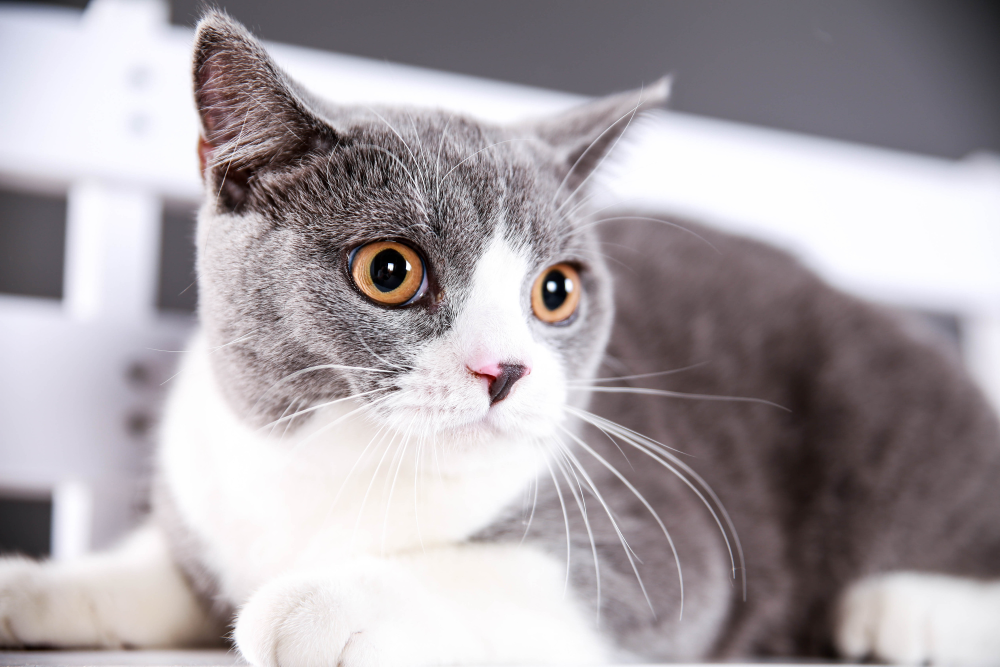
//> input picture 开课吧opencv_demo/cat.jpg, 3000 x 2000 px (shown at 1/3 size)
$ ./histogram   (built with g++ and OpenCV 4)
//> lines starting //> are read from the running program, lines starting //| are printed output that depends on the picture; after the words box and inside, x2 and y2 are one past the last pixel; in counts of white or black regions, pixels touching at a corner belong together
#include <opencv2/opencv.hpp>
#include <iostream>
#include <vector>
using namespace std;
using namespace cv;

Mat histOutImage(Mat hist)
{
    Mat histOutputImg(256, 256, CV_8U, Scalar(255));
    double maxVaule;
    double minValue;
    minMaxLoc(hist, &minValue, &maxVaule);
    int hpt = 0.9 * 256;        // 百分之90 用来放大直方图
    for (int i = 0; i < 256; i++)
    {
        float binVal = hist.at<float>(i);
        int temp = (binVal * hpt / maxVaule);
        line(histOutputImg, Point(i, 256), Point(i, 256 - temp), Scalar::all(0));
    }
    return histOutputImg;
}

int main()
{
    // 灰度图  H-S直方图 RGB 直方图
    Mat srcImg = imread("../cat.jpg");
//> srcImg is the input picture: 2000 rows x 3000 cols, CV_8UC3; mean B, G, R 167.2, 162.8, 169.8
    resize(srcImg, srcImg, Size(600, 600));
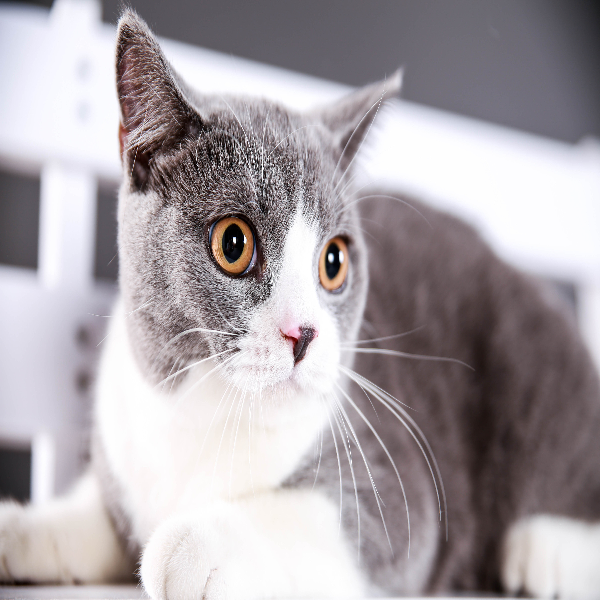
//> srcImg: 600 rows x 600 cols, CV_8UC3; mean B, G, R 167.2, 162.8, 169.8

    Mat grayImg;
    cvtColor(srcImg, grayImg, COLOR_RGB2GRAY);
    // 计算直方图信息
    /*
        void calcHist( const Mat* images, int nimages,
                         const int* channels, InputArray mask,
                         SparseMat& hist, int dims,
                         const int* histSize, const float** ranges,
                         bool uniform = true, bool accumulate = false );
        images     输入的图片组：图片需要拥有相同的大小，相同的颜色深度
        nimages    图像的个数
        channels   需要计算的直方图的通道个数
        mask       可选的掩码，一半不使用时设置为空。掩码图片必须和输入的图片组大小相同。
        hist       输出的直方图信息
        dims       直方图的维数
        histSize   直方图维度大小
        ranges     直方图统计的范围
        uniform    是否进行归一化处理
        accumulate 累计操作，默认不需要
    */

    int channels[1] = { 0 };
    Mat hist;
    int histSize[1] = { 256 };
    float hrange[2] = { 0,255 };
    const float *ranges[1] = { hrange };
    calcHist(&grayImg, 1, channels, Mat(), hist, 1, histSize, ranges);
//> hist = 256 values, max 16015 at index 254, min 0 at index 255, mean 1401.3
    // 绘制直方图

    // 直方图均衡化 将过亮或过暗的图片通过均衡化，细节暴露出来
    Mat equalizeOutImg;
    equalizeHist(grayImg, equalizeOutImg);
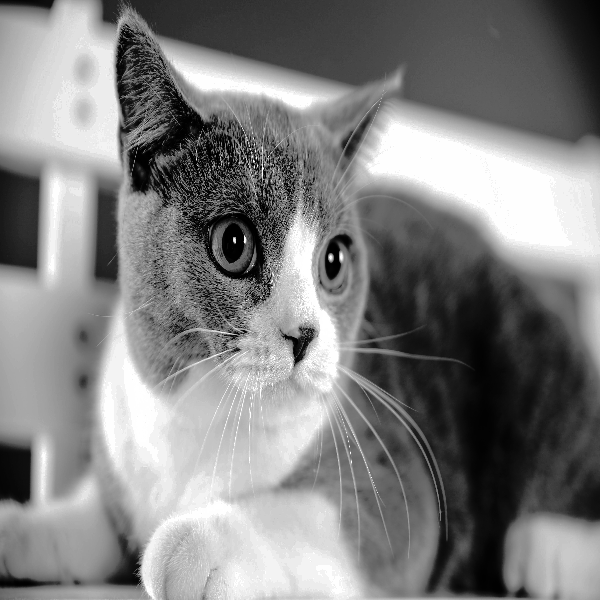
//> equalizeOutImg: 600 rows x 600 cols, CV_8UC1; min 0, max 255, mean 128.6

    Mat outHist;
    calcHist(&equalizeOutImg, 1, channels, Mat(), outHist, 1, histSize, ranges);
//> outHist = 256 values, max 16015 at index 254, min 0 at index 27, mean 1401.3

    // 彩色图均衡化处理
    Mat colorImg;
    vector<Mat> BGR_channels;
    split(srcImg, BGR_channels);    // 将输入的彩色图像srcImg分离成三个独立的单通道图像（B、G、R），并将它们存储在BGR_channels这个vector中
    for (unsigned long i = 0; i < BGR_channels.size(); i++)
    {
        equalizeHist(BGR_channels[i], BGR_channels[i]);
    }
//> this loop made 3 passes

    merge(BGR_channels, colorImg);

    // 直方图匹配
    Mat newSrcImg = imread("../sky.jpg");
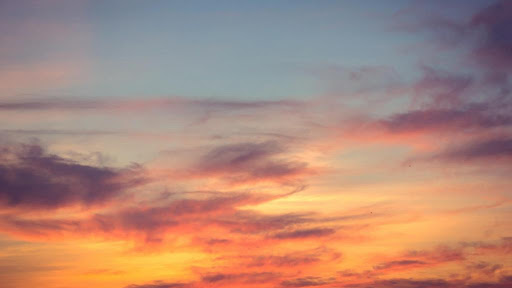
//> input picture 开课吧opencv_demo/sky.jpg, 512 x 288 px
//> newSrcImg is the input picture: 288 rows x 512 cols, CV_8UC3; mean B, G, R 122, 136.8, 175.6
    resize(newSrcImg, newSrcImg, Size(srcImg.rows, srcImg.cols));
//> newSrcImg: 600 rows x 600 cols, CV_8UC3
    Mat newGrayImg;
    cvtColor(newSrcImg, newGrayImg, COLOR_RGB2GRAY);
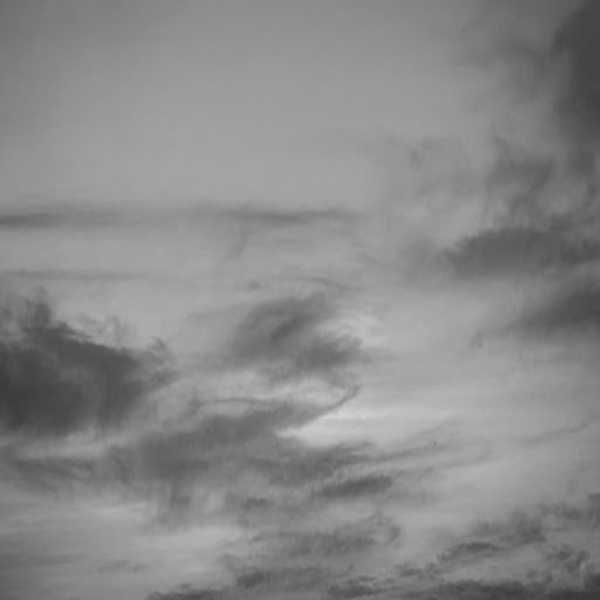
//> newGrayImg: 600 rows x 600 cols, CV_8UC1; min 56, max 212, mean 136.7
    resize(newGrayImg, newGrayImg, Size(srcImg.rows, srcImg.cols));


    Mat newHist;
    calcHist(&newGrayImg, 1, channels, Mat(), newHist, 1, histSize, ranges);
//> newHist = 256 values, max 8212 at index 156, min 0 at index 0, mean 1406.2

    // 计算图片的累计概率
    float histOld[256] = { hist.at<float>(0) };
//> histOld = 256 values, max 32 at index 0, min 0 at index 1, mean 0.125
    float histNew[256] = { newHist.at<float>(0) };
    for (int i = 1; i < 256; i++)
    {
        histOld[i] = histOld[i - 1] + hist.at<float>(i);
        histNew[i] = histNew[i - 1] + newHist.at<float>(i);
    }
//> after the loop, histOld = 256 values from 32 to 358728; histNew = 256 values from 0 to 360000

    // 构建累计概率误差矩阵
    float diff[256][256];
    for (int i = 0; i < 256; i++)
    {
        for (int j = 0; j < 256; j++)
        {
            diff[i][j] = fabs(histOld[i] - histNew[j]);
        }
    }

    // 生成LUT （lookuptable) 表
    Mat lut(1, 256, CV_8U);
    for (int i = 0; i < 256; i++)
    {
        float min = diff[i][0];
        int index = 0;
        for (int j = 1; j < 256; j++)
        {
            if (min > diff[i][j])
            {
                min = diff[i][j];
                index = j;
            }
        }
        lut.at<uchar>(i) = (uchar)index;
    }
//> this loop made 256 passes
//> (min, index) on passes 1 to 3: (1, 57), (18, 59), (42, 60)
//> after the loop, lut = 256 values from 57 to 190

    // 应用LUT进行直方图匹配，并计算处理后图像的直方图
    Mat resultOutImg, histOut;
    LUT(grayImg, lut, resultOutImg);
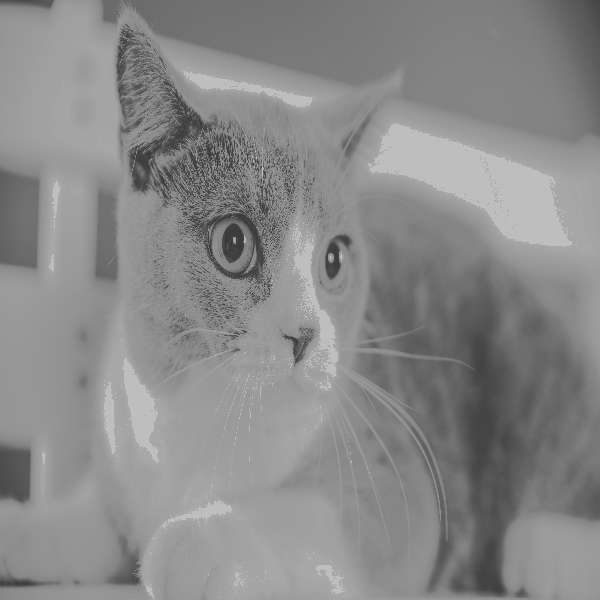
//> resultOutImg: 600 rows x 600 cols, CV_8UC1; min 57, max 190, mean 137.2

    calcHist(&resultOutImg, 1, channels, Mat(), histOut, 1, histSize, ranges);
//> histOut = 256 values, max 17287 at index 190, min 0 at index 0, mean 1406.2

    // 直方图对比
    for (int i = 0; i < 6; i++)
    {
        cout << compareHist(hist, newHist, i) << endl;
    }
//> this loop made 6 passes
//| -0.111729
//| 1.59914e+06
//| 129997
//| 0.627388
//| 724944
//| 4.91048e+06

    // imshow("srcImg", srcImg);
    imshow("grayImg", grayImg);
    imshow("histImg", histOutImage(hist));
//> in histOutImage, `minMaxLoc(hist, &minValue, &maxVaule);`: minValue = 0; maxVaule = 16015
//> the loop in histOutImage, `for (int i = 0; i < 256; i++)` made 256 passes
//> (binVal, temp) on passes 1 to 3: (32, 0), (158, 2), (133, 1)
//> after the loop in histOutImage, `for (int i = 0; i < 256; i++)`:
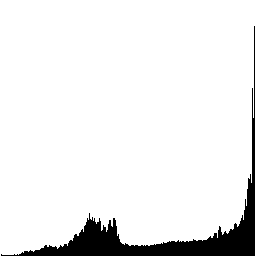
//> histOutputImg: 256 rows x 256 cols, CV_8UC1; 92.3% white; 1 black region, box (x1, y1, x2, y2) and area: (1, 26, 255, 256) 5028
    // imshow("equalizeOutImg", equalizeOutImg);
    // imshow("histImg", histOutImage(outHist));
    // imshow("colorImg", colorImg);
    imshow("newSrcImage", newGrayImg);
    imshow("newHist", histOutImage(newHist));
//> the loop in histOutImage (call 2), `for (int i = 0; i < 256; i++)` made 256 passes
//> (binVal, temp) on passes 1 to 3: (0, 0), (0, 0), (0, 0)
//> after the loop in histOutImage (call 2), `for (int i = 0; i < 256; i++)`: histOutputImg: 256 rows x 256 cols, CV_8UC1; 84.7% white; 2 black regions (1 under 20 px), largest, box (x1, y1, x2, y2) and area: (58, 26, 203, 256) 10010

    imshow("outImg", resultOutImg);
    imshow("histOut", histOutImage(histOut));
//> in histOutImage (call 3), `minMaxLoc(hist, &minValue, &maxVaule);`: maxVaule = 17287
//> the loop in histOutImage (call 3), `for (int i = 0; i < 256; i++)` made 256 passes
//> after the loop in histOutImage (call 3), `for (int i = 0; i < 256; i++)`:
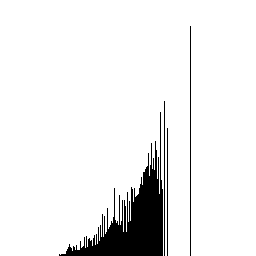
//> histOutputImg: 256 rows x 256 cols, CV_8UC1; 92.8% white; 4 black regions, box (x1, y1, x2, y2) and area: (59, 112, 163, 256) 4219, (190, 26, 191, 256) 230, (164, 101, 165, 256) 155, (167, 128, 168, 256) 128

    waitKey(0);
    return 0;
}
